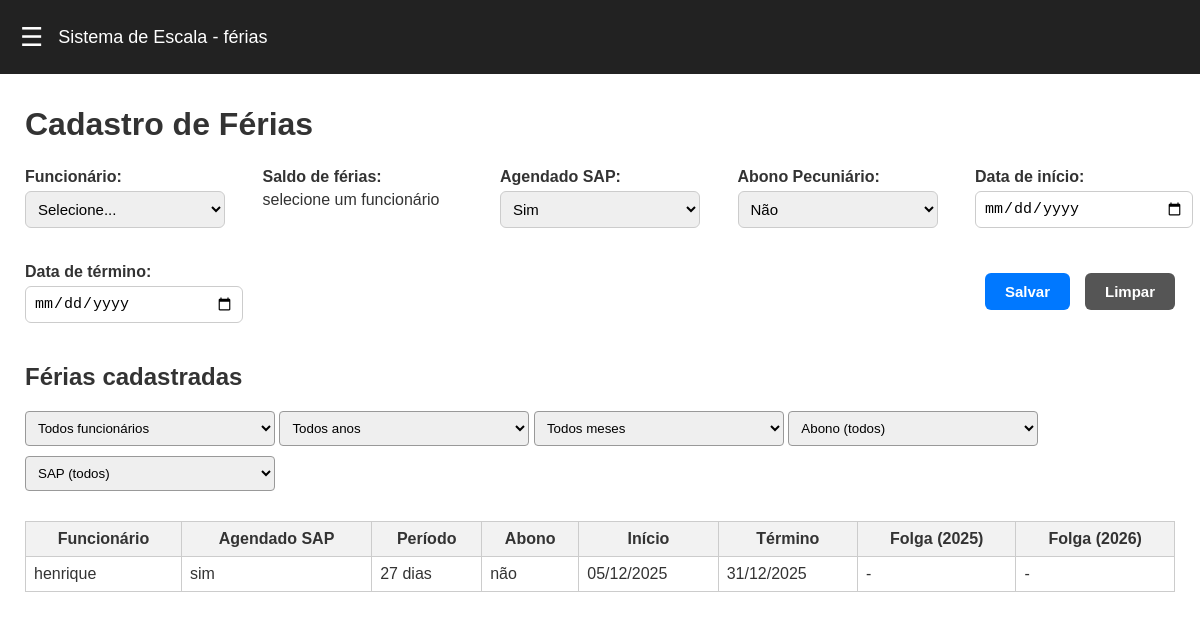
Before: / with the older database file.
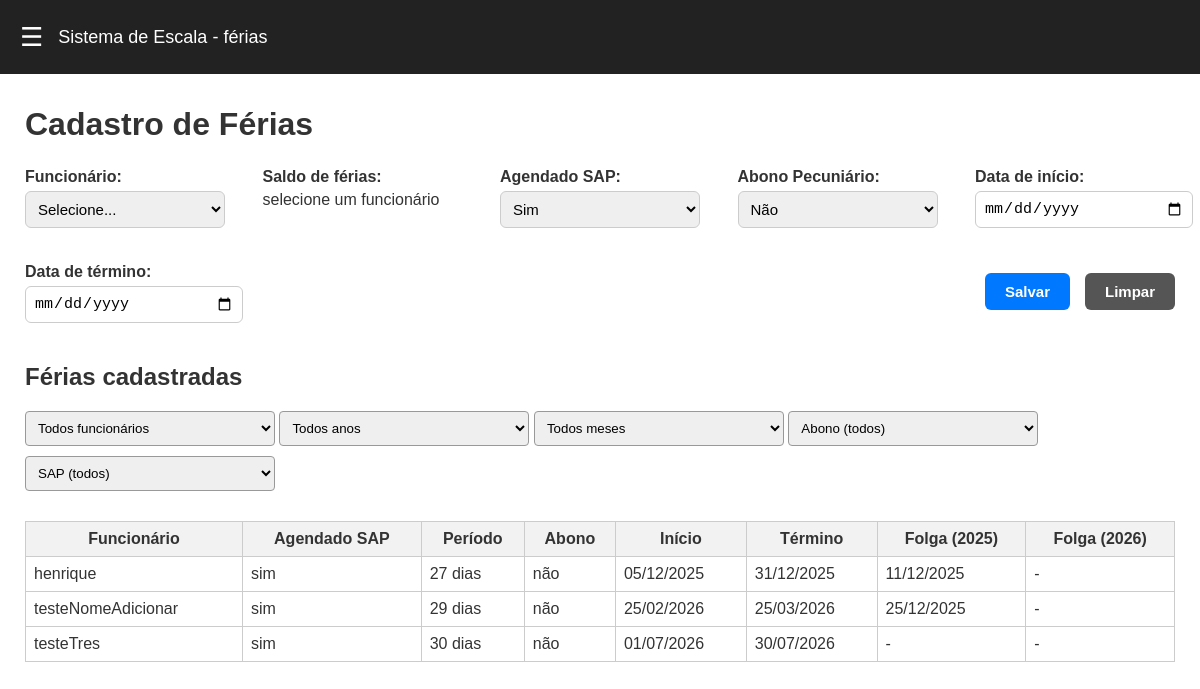
After: the same page with the newer database file.
### tables this page shows
CREATE TABLE ferias (
            id INTEGER PRIMARY KEY AUTOINCREMENT,
            funcionario_id INTEGER NOT NULL,
            agendado_sap TEXT CHECK(agendado_sap IN ('sim', 'não')) DEFAULT 'não',
            periodo_dias INTEGER NOT NULL,
            abono_peculiario TEXT CHECK(abono_peculiario IN ('sim', 'não')) DEFAULT 'não',
            data_inicio TEXT NOT NULL,
            data_fim TEXT NOT NULL,
            folga_assiduidade_ano_anterior TEXT,
            folga_assiduidade_ano TEXT,
            cor TEXT,
            FOREIGN KEY (funcionario_id) REFERENCES funcionarios(id)
        );

CREATE TABLE funcionarios (
            id INTEGER PRIMARY KEY AUTOINCREMENT,
            nome TEXT NOT NULL
        );

### routes/ferias_routes.py (the view)
@ferias_bp.route("/")
def pagina_inicial():
    ano_atual = datetime.now().year
    ano_proximo = ano_atual + 1
    funcionarios = listar_funcionarios()
    ferias = listar_ferias(ano_atual, ano_proximo)
    funcionarios_saldo = []
    for f in funcionarios:
        saldo = 30 - total_dias_ferias(f[0])
        funcionarios_saldo.append((f[0], f[1], saldo))
    return render_template(
        "index.html",
        funcionarios=funcionarios_saldo,
        ferias=ferias,
        ano_atual=ano_atual,
        ano_proximo=ano_proximo
    )

### database.py (called while the page is built)
def get_connection():
    return sqlite3.connect(DB_NAME)

### services/ferias_service.py (called while the page is built)
def formatar_data(data_str):
    if not data_str:
        return None
    ano, mes, dia = data_str.split("-")
    return f"{dia}/{mes}/{ano}"

def total_dias_ferias(funcionario_id):
    conn = get_connection()
    cursor = conn.cursor()
    cursor.execute("""
        SELECT SUM(periodo_dias)
        FROM ferias
        WHERE funcionario_id = ?
    """, (funcionario_id,))
    total = cursor.fetchone()[0]
    conn.close()
    return total or 0

### services/funcionario_service.py (called while the page is built)
def listar_funcionarios():
    conn = get_connection()
    cursor = conn.cursor()
    cursor.execute("SELECT id, nome FROM funcionarios ORDER BY nome;")
    dados = cursor.fetchall()
    conn.close()
    return dados

### templates/index.html (shortened to what this page needs)
{% extends "base.html" %}
{% block content %}
<h1>Cadastro de Férias</h1>
<form action="/adicionar-ferias" method="POST" class="form-section" id="formFerias">
    <div class="form-group">
        <label>Funcionário:</label>
        <select name="funcionario_id" id="funcionario_id" required  onchange="atualizarSaldo()">
            <option value="">Selecione...</option>
        </select>
    </div>
    <div class="form-group">
        <label id="label_saldo">Saldo de férias:</label>
        <span id="span_saldo">selecione um funcionário</span>
    </div>
    <div class="form-group">
        <label>Agendado SAP:</label>
        <select name="agendado_sap" id="agendado_sap">
            <option value="sim">Sim</option>
        </select>
    </div>
    <div class="form-group">
        <label>Abono Pecuniário:</label>
        <select name="abono_peculiario" id="abono_peculiario">
            <option value="não" selected>Não</option>
        </select>
    </div>
    <div class="form-group">
        <label>Data de início:</label>
        <input type="date" name="inicio" id="inicio" required>
    </div>
    <div class="form-group">
        <label>Data de término:</label>
        <input type="date" name="fim" id="fim" required>
    </div>
    <div class="form-buttons">
        <button type="submit" id="btnSubmit" class="btn">Salvar</button>
        <button type="button" class="btn-secondary" onclick="limparFormulario()">Limpar</button>
    </div>
</form>
<h2>Férias cadastradas</h2>
<div class="filters">
    <select id="filtro_funcionario">
        <option value="">Todos funcionários</option>
    </select>
    <select id="filtro_ano">
        <option value="">Todos anos</option>
    </select>
    <select id="filtro_mes">
        <option value="">Todos meses</option>
    </select>
    <select id="filtro_abono">
        <option value="">Abono (todos)</option>
    </select>
    <select id="filtro_sap">
        <option value="">SAP (todos)</option>
    </select>
</div>
<table class="table">
    <thead>
        <tr>
            <th>Funcionário</th>
            <th>Agendado SAP</th>
            <th>Período</th>
            <th>Abono</th>
            <th>Início</th>
            <th>Término</th>
            <th>Folga ({{ ano_atual }})</th>
            <th>Folga ({{ ano_proximo }})</th>
        </tr>
    </thead>
    <tbody>
    {% for f in ferias %}
    <tr class="clickable-row"
        onclick="carregarFerias(
            '{{ f[0] }}','{{ f[1] }}','{{ f[3] }}','{{ f[4] }}','{{ f[5] }}',
            '{{ f[10] }}','{{ f[11] }}','{{ f[12] }}','{{ f[13] }}'
        )">
        <td>{{ f[2] }}</td>
        <td>{{ f[3] }}</td>
        <td>{{ f[4] }} dias</td>
        <td>{{ f[5] }}</td>
        <td>{{ f[6] }}</td>
        <td>{{ f[7] }}</td>
        <td>{{ f[8] or '-' }}</td>
        <td>{{ f[9] or '-' }}</td>
    </tr>
    {% endfor %}
    </tbody>
</table>
{% endblock %}

### templates/base.html (shortened to what this page needs)
<!DOCTYPE html>
<html lang="pt-br">
<head>
    <link rel="stylesheet" href="{{ url_for('static', filename='styles/styles.css') }}">
</head>
<body>
    <div class="topbar">
        <span class="hamburger" onclick="openMenu()">&#9776;</span>
        Sistema de Escala - férias
    </div>
    <div class="content">
        {% block content %}{% endblock %}
    </div>
</body>
</html>

### static/styles/styles.css (style rules this page uses)
:root { --cor-fundo-geral: #ffffff; --cor-texto: #333; --cor-topbar-fundo: #222; --cor-topbar-texto: #ffffff; --cor-menu-fundo: #333; --cor-menu-hover: #444; --cor-menu-texto: #ddd; --cor-menu-texto-hover: #fff; --cor-borda-tabela: #999; --cor-header-tabela: #f2f2f2; --cor-botao: #0078ff; --cor-botao-hover: #005fcc; --cor-botao-texto: #fff; --cor-danger: #d9534f; --cor-danger-hover: #c9302c; }
body { margin: 0; font-family: Arial, sans-serif; background: var(--cor-fundo-geral); color: var(--cor-texto); }
.content { padding: 25px; margin-top: 50px; position: relative; z-index: 1; }
.topbar { background: var(--cor-topbar-fundo); color: var(--cor-topbar-texto); padding: 12px 20px; display: flex; align-items: center; font-size: 18px; position: fixed; top: 0; left: 0; width: 100%; height: 50px; z-index: 9999; }
.hamburger { font-size: 26px; cursor: pointer; margin-right: 15px; }
table { border-collapse: collapse; width: 100%; margin-top: 20px; }
table th { background: var(--cor-header-tabela); padding: 10px; border: 1px solid var(--cor-borda-tabela); }
table td { padding: 10px; border: 1px solid var(--cor-borda-tabela); }
input[type="text"], input[type="number"], input[type="date"], select { padding: 8px; margin-bottom: 10px; border: 1px solid var(--cor-borda-tabela); border-radius: 4px; width: 250px; }
button { padding: 8px 14px; background: var(--cor-botao); color: var(--cor-botao-texto); border: none; cursor: pointer; border-radius: 4px; }
h1 { color: var(--cor-texto); margin-bottom: 15px; }
h2 { color: var(--cor-texto); }
.btn { grid-column: span 2; padding: 10px; background: var(--primary); color: white; border: none; cursor: pointer; }
.table { width: 100%; border-collapse: collapse; }
.table th, .table td { border: 1px solid #ccc; padding: 8px; }
.form-section { display: flex; justify-content: space-between; align-items: flex-start; gap: 25px; width: 100%; flex-wrap: nowrap; padding: 10px 0; }
.form-group { display: flex; flex-direction: column; min-width: 150px; max-width: 200px; }
.form-group label { font-weight: bold; margin-bottom: 5px; }
.form-group input, .form-group select { padding: 8px; border: 1px solid #ccc; border-radius: 6px; font-size: 15px; width: 100%; }
.form-buttons { display: flex; gap: 15px; align-items: center; margin-top: 10px; }
.form-buttons button { padding: 10px 20px; font-weight: bold; border-radius: 6px; font-size: 15px; }
.btn { background: #0078ff; color: white; border: none; }
.btn-secondary { background: #555; color: white; }
@media (max-width: 1200px) { .form-section { flex-wrap: wrap; } }
@media (max-width: 1200px) { .form-group { width: calc(50% - 20px); } }
.topbar { position: fixed; width: 100%; z-index: 9999; }
.content { margin-top: 60px; position: relative; z-index: 1; }

Changed rows visible on the page:
computed for ferias "henrique": f "-" → "11/12/2025"
added ferias: nome "testeNomeAdicionar", agendado_sap "sim", periodo_dias "29", abono_peculiario "não", data_inicio "25/02/2026", data_fim "25/03/2026", f "25/12/2025", f "-"
added ferias: nome "testeTres", agendado_sap "sim", periodo_dias "30", abono_peculiario "não", data_inicio "01/07/2026", data_fim "30/07/2026", f "-"
